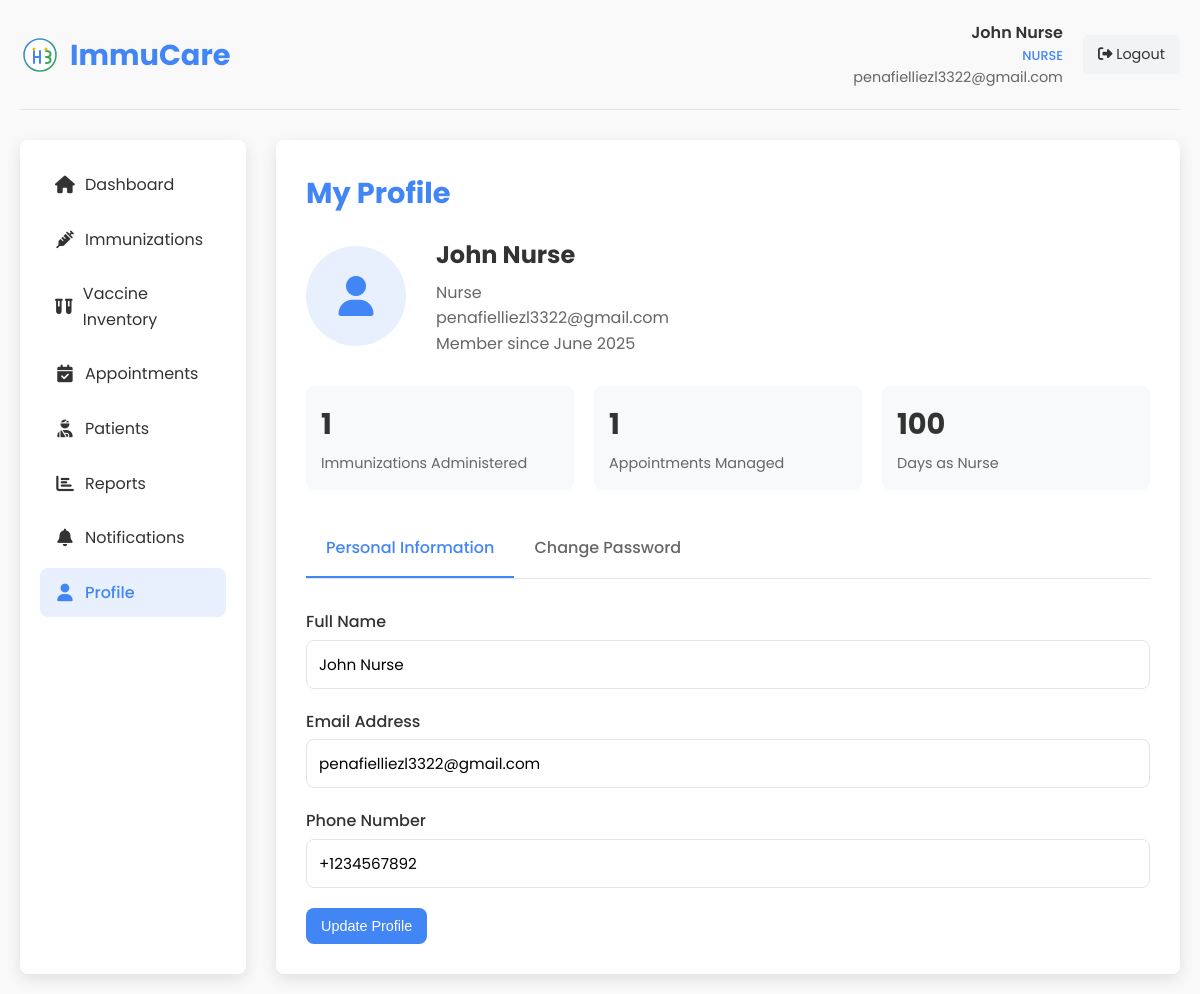
Screenshot of /nurse_profile.php (signed in) with the database file from the repository.
### tables this page shows
CREATE TABLE `users` (
  `id` int(11) NOT NULL,
  `role_id` int(11) NOT NULL DEFAULT 4,
  `user_type` enum('admin','midwife','nurse','patient') NOT NULL DEFAULT 'patient',
  `name` varchar(100) NOT NULL,
  `email` varchar(100) NOT NULL,
  `phone` varchar(20) NOT NULL,
  `password` varchar(255) NOT NULL,
  `otp` varchar(6) DEFAULT NULL,
  `otp_expiry` datetime DEFAULT NULL,
  `is_active` tinyint(1) DEFAULT 1,
  `last_login` datetime NOT NULL,
  `created_at` datetime NOT NULL,
  `updated_at` timestamp NOT NULL DEFAULT current_timestamp() ON UPDATE current_timestamp()
);

### nurse_profile.php (the view, shortened to what this page needs)
<?php
$user_id = $_SESSION['user_id'];
$user_name = $_SESSION['user_name'];
$user_email = $_SESSION['user_email'];
$conn = new mysqli(DB_HOST, DB_USER, DB_PASS, DB_NAME);
$stmt = $conn->prepare("SELECT * FROM users WHERE id = ?");
$stmt->bind_param("i", $user_id);
$stmt->execute();
$user = $stmt->get_result()->fetch_assoc();
$stmt = $conn->prepare("SELECT COUNT(*) as count FROM immunizations WHERE administered_by = ?");
$stmt->bind_param("i", $user_id);
$stmt->execute();
$immunization_count = $stmt->get_result()->fetch_assoc()['count'];
$stmt = $conn->prepare("SELECT COUNT(*) as count FROM appointments WHERE staff_id = ?");
$stmt->bind_param("i", $user_id);
$stmt->execute();
$appointment_count = $stmt->get_result()->fetch_assoc()['count'];
?>
<!DOCTYPE html>
<html lang="en">
<head>
    <link rel="stylesheet" href="styles.css">
    <link rel="stylesheet" href="https://cdnjs.cloudflare.com/ajax/libs/font-awesome/6.4.0/css/all.min.css">
</head>
<body>
    <div class="dashboard-container">
        <div class="dashboard-header">
            <div class="dashboard-logo">
                <img src="images/logo.svg" alt="ImmuCare Logo">
                <h1>ImmuCare</h1>
            </div>
            <div class="user-menu">
                <div class="user-info">
                    <div class="user-name"><?php echo htmlspecialchars($user_name); ?></div>
                    <div class="user-role">Nurse</div>
                    <div class="user-email"><?php echo htmlspecialchars($user_email); ?></div>
                </div>
                <a href="?logout=1" class="logout-btn">
                    <i class="fas fa-sign-out-alt"></i> Logout
                </a>
            </div>
        </div>
        <div class="dashboard-content">
            <div class="sidebar">
                <ul class="sidebar-menu">
                    <li><a href="nurse_dashboard.php"><i class="fas fa-home"></i> Dashboard</a></li>
                    <li><a href="nurse_immunizations.php"><i class="fas fa-syringe"></i> Immunizations</a></li>
                    <li><a href="nurse_vaccine_inventory.php"><i class="fas fa-vials"></i> Vaccine Inventory</a></li>
                    <li><a href="nurse_appointments.php"><i class="fas fa-calendar-check"></i> Appointments</a></li>
                    <li><a href="nurse_patients.php"><i class="fas fa-user-injured"></i> Patients</a></li>
                    <li><a href="nurse_reports.php"><i class="fas fa-chart-bar"></i> Reports</a></li>
                    <li><a href="nurse_notifications.php"><i class="fas fa-bell"></i> Notifications</a></li>
                    <li><a href="nurse_profile.php" class="active"><i class="fas fa-user"></i> Profile</a></li>
                </ul>
            </div>
            <div class="main-content">
                <h2 class="page-title">My Profile</h2>
                <div class="profile-header">
                    <div class="profile-avatar">
                        <i class="fas fa-user"></i>
                    </div>
                    <div class="profile-info">
                        <h3><?php echo htmlspecialchars($user_name); ?></h3>
                        <p>Nurse</p>
                        <p><?php echo htmlspecialchars($user_email); ?></p>
                        <p>Member since <?php echo date('F Y', strtotime($user['created_at'])); ?></p>
                    </div>
                </div>
                <div class="profile-stats">
                    <div class="stat-card">
                        <div class="stat-value"><?php echo $immunization_count; ?></div>
                        <div class="stat-label">Immunizations Administered</div>
                    </div>
                    <div class="stat-card">
                        <div class="stat-value"><?php echo $appointment_count; ?></div>
                        <div class="stat-label">Appointments Managed</div>
                    </div>
                    <div class="stat-card">
                        <div class="stat-value"><?php echo date_diff(date_create($user['created_at']), date_create('now'))->days; ?></div>
                        <div class="stat-label">Days as Nurse</div>
                    </div>
                </div>
                <div class="profile-tabs">
                    <div class="profile-tab active" data-tab="personal-info">Personal Information</div>
                    <div class="profile-tab" data-tab="change-password">Change Password</div>
                </div>
                <div id="personal-info" class="tab-content active">
                    <form action="" method="POST">
                        <div class="form-group">
                            <label for="name">Full Name</label>
                            <input type="text" id="name" name="name" class="form-control" value="<?php echo htmlspecialchars($user['name']); ?>" required>
                        </div>
                        <div class="form-group">
                            <label for="email">Email Address</label>
                            <input type="email" id="email" name="email" class="form-control" value="<?php echo htmlspecialchars($user['email']); ?>" required>
                        </div>
                        <div class="form-group">
                            <label for="phone">Phone Number</label>
                            <input type="text" id="phone" name="phone" class="form-control" value="<?php echo htmlspecialchars($user['phone']); ?>">
                        </div>
                        <button type="submit" name="update_profile" class="btn-primary">Update Profile</button>
                    </form>
                </div>
            </div>
        </div>
    </div>
</body>
</html>

### styles.css (style rules this page uses)
:root { --primary-color: #4285f4; --secondary-color: #34a853; --accent-color: #fbbc05; --text-color: #333; --light-text: #666; --bg-light: #f9f9f9; --bg-white: #ffffff; --shadow: 0 5px 15px rgba(0, 0, 0, 0.1); --border-radius: 8px; --transition: all 0.3s ease; }
* { margin: 0; padding: 0; box-sizing: border-box; }
html { scroll-behavior: smooth; }
body { font-family: 'Poppins', sans-serif; line-height: 1.6; color: var(--text-color); background-color: var(--bg-light); }
a { text-decoration: none; color: inherit; }
ul { list-style: none; }
img { max-width: 100%; height: auto; }
.btn-primary { background-color: var(--primary-color); color: white; }
.form-group { margin-bottom: 20px; }
.form-group label { display: block; margin-bottom: 8px; font-weight: 500; }
.form-group input,.form-group textarea { width: 100%; padding: 12px 15px; border: 1px solid #ddd; border-radius: var(--border-radius); font-family: inherit; font-size: 1rem; transition: var(--transition); }
.form-group { margin-bottom:15px }
.form-group label { display:block;margin-bottom:8px;font-weight:500;color:var(--text-color) }
.form-group input,.form-group select,.form-group textarea { width:100%;padding:12px;border:1px solid #e1e4e8;border-radius:var(--border-radius);font-family:'Poppins',sans-serif;font-size:.95rem;transition:var(--transition) }

### rows the page displays
users: created_at "June 2025", created_at "100", name "John Nurse", email "penafielliezl3322@gmail.com", phone "+1234567892"

### other values shown
$user_name "John Nurse"
$user_email "penafielliezl3322@gmail.com"
$immunization_count "1"
$appointment_count "1"
